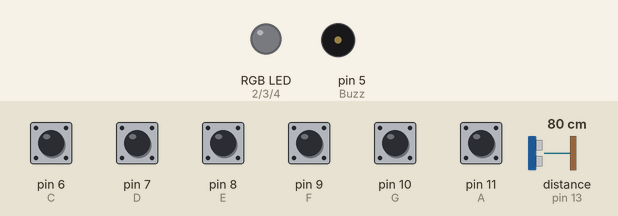
The sketch below on a simulated Arduino Uno, built with avr-gcc and run on an emulated ATmega328P. Shown: an RGB LED mixed from three pins (HIGH = lit), buzzer (waves = sounding). Wiring (inferred from the names in the program): ultrasonic range finder: trigger pin 12; echo pin 13. The inputs (shaded band) are chosen by the test bench; at power-on: pin 6 (C), pin 7 (D), pin 8 (E), pin 9 (F), pin 10 (G), pin 11 (A) HIGH, distance to the obstacle (sensor on pin 13) 80 cm. The echo pulse lasts 58.3 µs per cm; pins used as bus, display or sensor lines are not drawn.

Above: at 1.2 s.
1.3 s: pin 6 (C) pulled LOW for 0.15 s
At 2.0 s:
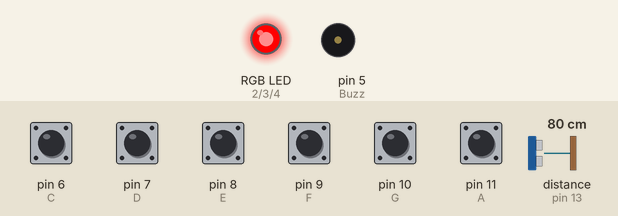
2.9 s: pin 7 (D) pulled LOW for 0.15 s
At 4.2 s:
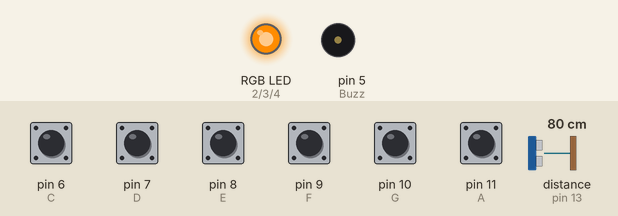
4.5 s: pin 8 (E) pulled LOW for 0.15 s
At 5.7 s:
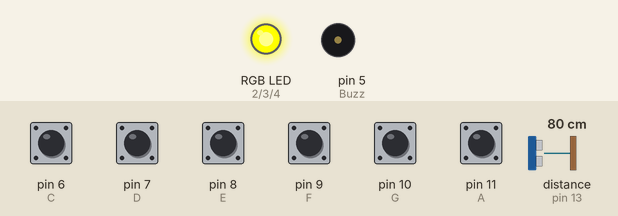
6.1 s: pin 9 (F) pulled LOW for 0.15 s
At 6.9 s:
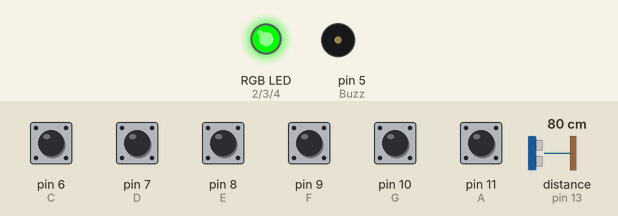
7.7 s: pin 10 (G) pulled LOW for 0.15 s
At 9.0 s:
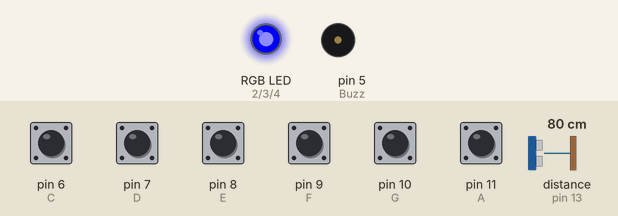
9.3 s: pin 11 (A) pulled LOW for 0.15 s
At 10.5 s:
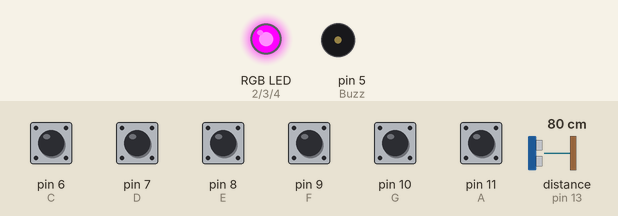
Timing chart, 0 to 11.9 s (numbered marks = the images above; inputs shaded):
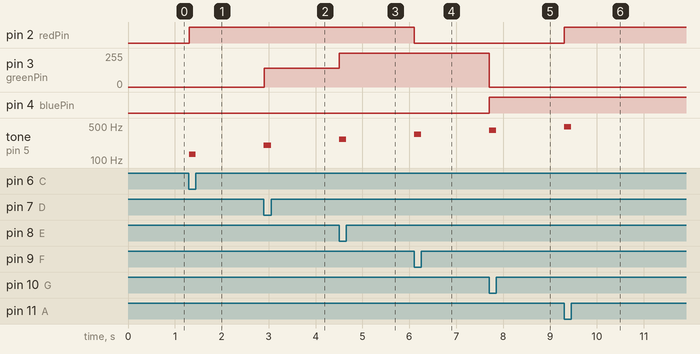

The sketch:

pian2.ino
```cpp
// Define musical note frequencies
#define T_C3 130
#define T_D3 200
#define T_E3 270
#define T_F3 340
#define T_G3 410
#define T_A3 480
#define T_B3 550
#define T_C 620
#define T_D 690
#define T_E 760
#define T_F 830
#define T_G 900
#define T_A 970
#define T_B 1040

// Define the input pins for each note
const int C = 6; //rosu
const int D = 7; //portocaliu
const int E = 8; //galben
const int F = 9; //verde
const int G = 10;//albastru
const int A = 11;//mov

// Define RGB LED pins
const int redPin = 2;
const int greenPin = 3;
const int bluePin = 4;

// Define other constants and pins
//const int LED_BLUE = A0;
const int Buzz = 5;
//const int SENSOR = 12;
//const int POT = A5;
const int TRIG = 12;
const int ECHO = 13;

long duration;
int distance;

void setup() {
  // Set up pin modes
  pinMode(TRIG, OUTPUT);
  pinMode(ECHO, INPUT);
  //pinMode(LED_BLUE, OUTPUT);
  //pinMode(SENSOR, INPUT);
  //pinMode(POT, INPUT);

  // Set up note input pins
  pinMode(C, INPUT);
  digitalWrite(C, HIGH);
  pinMode(D, INPUT);
  digitalWrite(D, HIGH);
  pinMode(E, INPUT);
  digitalWrite(E, HIGH);
  pinMode(F, INPUT);
  digitalWrite(F, HIGH);
  pinMode(G, INPUT);
  digitalWrite(G, HIGH);
  pinMode(A, INPUT);
  digitalWrite(A, HIGH);

  // Set up RGB LED pins
  pinMode(redPin, OUTPUT);
  pinMode(greenPin, OUTPUT);
  pinMode(bluePin, OUTPUT);
}

void loop() {
 // Read potentiometer value for LED_BLUE brightness
  // int potentiometerVal = analogRead(POT);
  // int brightness = potentiometerVal / 4;
  // analogWrite(LED_BLUE, brightness);

  // Ultrasonic sensor distance measurement
  digitalWrite(TRIG, LOW);
  delayMicroseconds(2);
  digitalWrite(TRIG, HIGH);
  delayMicroseconds(10);
  digitalWrite(TRIG, LOW);

  duration = pulseIn(ECHO, HIGH);
  distance = duration * 0.034 / 2;

  // Play tones based on distance and note
  playTone(C, redPin, greenPin, bluePin);
  playTone(D, redPin, greenPin, bluePin);
  playTone(E, redPin, greenPin, bluePin);
  playTone(F, redPin, greenPin, bluePin);
  playTone(G, redPin, greenPin, bluePin);
  playTone(A, redPin, greenPin, bluePin);

  // Check if the sensor is triggered and adjust LED_BLUE accordingly
  // int val = digitalRead(SENSOR);
  // if(val == LOW) {
  //   analogWrite(LED_BLUE, 0);
  // } else {
  //   analogWrite(LED_BLUE, 255);
  // }

  noTone(Buzz);
}

// Function to play tone based on distance and note
void playTone(int notePin, int redPin, int greenPin, int bluePin) {
  while (digitalRead(notePin) == LOW) {
    // If key is pressed
    if (distance >= 10) {

      // Set RGB LED color for the key when pressed
      if (notePin == C) {
        tone(Buzz, T_C3);
        analogWrite(redPin, 255);
        analogWrite(greenPin, 0);
        analogWrite(bluePin, 0); // Red color for key C
      } else if (notePin == D) {
        tone(Buzz, T_D3 );
        analogWrite(redPin, 200);
        analogWrite(greenPin, 140);
        analogWrite(bluePin, 0); // Orange color for key D
      } else if (notePin == E) {
        tone(Buzz, T_E3 );
        analogWrite(redPin, 255);
        analogWrite(greenPin, 255);
        analogWrite(bluePin, 0); // Yellow color for key E
      } else if (notePin == F) {
        tone(Buzz, T_F3 );
        analogWrite(redPin, 0);
        analogWrite(greenPin, 255);
        analogWrite(bluePin, 0); // Green color for key F
      } else if (notePin == G) {
        tone(Buzz, T_G3 );
        analogWrite(redPin, 0);
        analogWrite(greenPin, 0);
        analogWrite(bluePin, 255); // Blue color for key G
      } else if (notePin == A) {
        tone(Buzz, T_A3 );
        analogWrite(redPin, 128);
        analogWrite(greenPin, 0);
        analogWrite(bluePin, 128); // Purple color for key A
      }
    } else {
      // Set RGB LED color for the key when pressed and distance is less than 10
      if (notePin == C) {
        tone(Buzz, T_C );
        analogWrite(redPin, 200);
        analogWrite(greenPin, 140);
        analogWrite(bluePin, 0); // Orange color for key C
      } else if (notePin == D) {
        tone(Buzz, T_D );
        analogWrite(redPin, 255);
        analogWrite(greenPin, 255);
        analogWrite(bluePin, 0); // Yellow color for key D
      } else if (notePin == E) {
        tone(Buzz, T_E );
        analogWrite(redPin, 0);
        analogWrite(greenPin, 255);
        analogWrite(bluePin, 0); // Green color for key E
      } else if (notePin == F) {
        tone(Buzz, T_F );
        analogWrite(redPin, 0);
        analogWrite(greenPin, 0);
        analogWrite(bluePin, 255); // Blue color for key F
      } else if (notePin == G) {
        tone(Buzz, T_G );
        analogWrite(redPin, 128);
        analogWrite(greenPin, 0);
        analogWrite(bluePin, 128); // Purple color for key G
      } else if (notePin == A) {
        tone(Buzz, T_A );
        analogWrite(redPin, 255);
        analogWrite(greenPin, 0);
        analogWrite(bluePin, 0); // Red color for key A
      }
      //tone(Buzz, farNote);
    }
  }
}
```

Measured:
- after the input at 1.3 s, pin 2 (redPin): LOW → HIGH at once; tone on pin 5 (Buzz): silent → 130 Hz at once, → silent 0.15 s later
- after the input at 2.9 s, pin 3 (greenPin): 0/255 → 140/255 at once; tone on pin 5 (Buzz): silent → 200 Hz at once, → silent 0.15 s later
- after the input at 4.5 s, pin 3 (greenPin): 140/255 → 255/255 at once; tone on pin 5 (Buzz): silent → 270 Hz at once, → silent 0.15 s later
- after the input at 6.1 s, pin 2 (redPin): HIGH → LOW at once; tone on pin 5 (Buzz): silent → 340 Hz at once, → silent 0.15 s later
- after the input at 7.7 s, pin 3 (greenPin): 255/255 → 0/255 at once; pin 4 (bluePin): LOW → HIGH at once; tone on pin 5 (Buzz): silent → 410 Hz at once, → silent 0.15 s later
- after the input at 9.3 s, pin 2 (redPin): LOW → HIGH at once; tone on pin 5 (Buzz): silent → 480 Hz at once, → silent 0.15 s later
